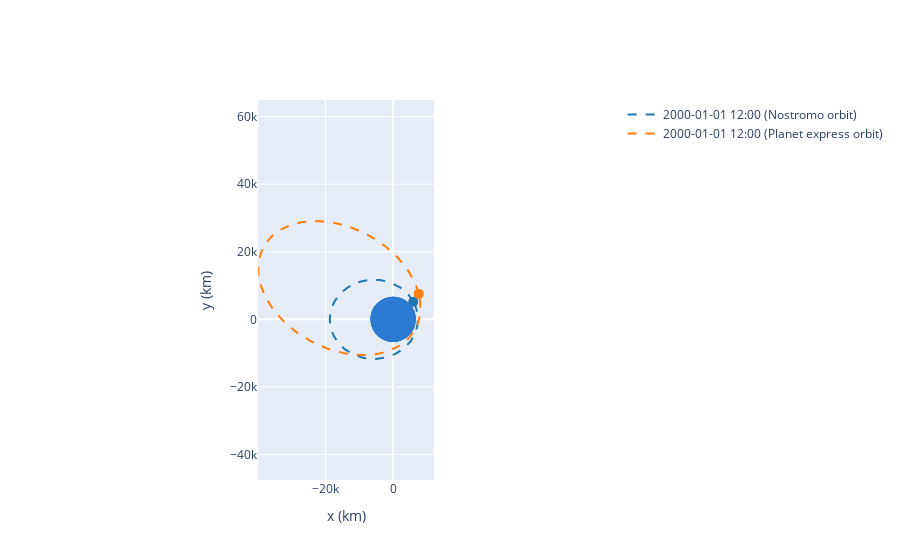

Notebook code cell kept with this figure:
### Code cell
op = OrbitPlotter2D()
op.plot(nostromo, label="Nostromo orbit")
op.plot(planet_express, label="Planet express orbit")

### Figure 1 — Plotly figure (JSON) as saved in the notebook; plotly's stock layout.template omitted (floating-point values rounded to 4 significant figures; data arrays with more than 128 entries replaced by an {"elided": "..."} marker saying what was removed)
{"data": [{"hoverinfo": "none", "line": {"color": "rgb(31, 119, 180)", "dash": "dash", "width": 2}, "mode": "lines", "name": "2000-01-01 12:00 (Nostromo orbit)", "type": "scatter", "x": {"elided": "150 float values"}, "y": {"elided": "150 float values"}}, {"marker": {"color": "rgb(31, 119, 180)", "size": 10, "symbol": "circle"}, "mode": "markers", "showlegend": false, "type": "scatter", "x": [5980.0], "y": [5204.0]}, {"hoverinfo": "none", "line": {"color": "rgb(255, 127, 14)", "dash": "dash", "width": 2}, "mode": "lines", "name": "2000-01-01 12:00 (Planet express orbit)", "type": "scatter", "x": {"elided": "150 float values"}, "y": {"elided": "150 float values"}}, {"marker": {"color": "rgb(255, 127, 14)", "size": 10, "symbol": "circle"}, "mode": "markers", "showlegend": false, "type": "scatter", "x": [7586.0], "y": [7521.0]}], "layout": {"autosize": true, "shapes": [{"fillcolor": "#2a7bd1", "line": {"color": "#2a7bd1"}, "opacity": 1, "type": "circle", "x0": -6378.0, "x1": 6378.0, "xref": "x", "y0": -6378.0, "y1": 6378.0, "yref": "y"}, {"fillcolor": "#2a7bd1", "line": {"color": "#2a7bd1"}, "opacity": 1, "type": "circle", "x0": -6378.0, "x1": 6378.0, "xref": "x", "y0": -6378.0, "y1": 6378.0, "yref": "y"}, {"fillcolor": "#2a7bd1", "line": {"color": "#2a7bd1"}, "opacity": 1, "type": "circle", "x0": -6378.0, "x1": 6378.0, "xref": "x", "y0": -6378.0, "y1": 6378.0, "yref": "y"}, {"fillcolor": "#2a7bd1", "line": {"color": "#2a7bd1"}, "opacity": 1, "type": "circle", "x0": -6378.0, "x1": 6378.0, "xref": "x", "y0": -6378.0, "y1": 6378.0, "yref": "y"}], "xaxis": {"autorange": true, "constrain": "domain", "domain": [0.335, 0.665], "range": [-39930.0, 12600.0], "title": {"text": " x (km)"}, "type": "linear"}, "yaxis": {"autorange": true, "domain": [0, 1], "range": [-13990.0, 31350.0], "scaleanchor": "x", "title": {"text": " y (km)"}, "type": "linear"}}}
